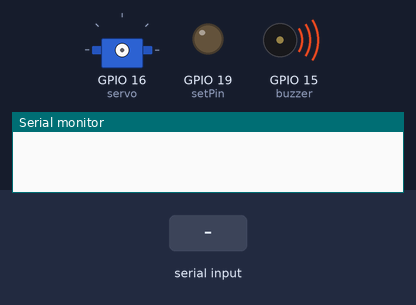
Bench run of a sketch on a simulated ESP32. Parts: servo, output pins drawn as LEDs (lit = HIGH), buzzer (waves = sounding, pin HIGH), the last lines printed to the serial monitor. The inputs (shaded band) are chosen by the test bench.

Above: at 0.1 s.
At 3.7 s:
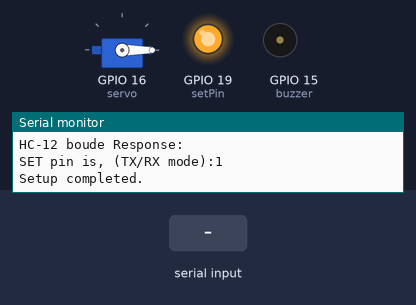
3.8 s: "1" received over the second serial link
At 4.06 s:
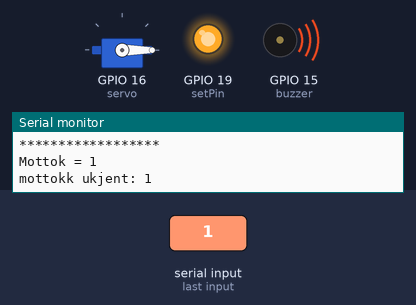
5.6 s: "R" received over the second serial link
7.2 s: "P" received over the second serial link
Timing chart, 0 to 10.2 s (numbered marks = the images above; inputs shaded):
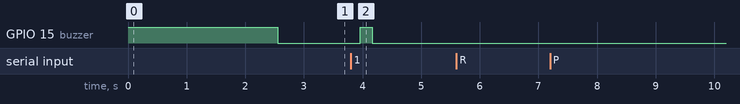

Measured:
- after the input at 3.8 s, GPIO 15 (buzzer): LOW → HIGH after 0.16 s, → LOW 0.20 s later

The sketch:

mottager.ino
```cpp
#include <SoftwareSerial.h>
#include <ESP32Servo.h>
#define setPin 19 //kontroller at denne er til set pin på HC12
#define buzzer 15
#define servo 16

Servo myServo;

SoftwareSerial HC12(18, 17); // TX, RX
const char targetnumber = '1'; //targets unik number.
const int HC12_Boude = 2400;
const int Serial_Boude = 9600;
byte incomingByte;
String readBuffer = "";

void setup() {
  //deactivating bt and wifi
  btStop();
  //WiFi.mode(WIFI_OFF);

  Serial.begin(Serial_Boude);

  pinMode(setPin, OUTPUT);
  pinMode(buzzer, OUTPUT);
  digitalWrite(buzzer, HIGH);
  delay(1000);

  // Print a startup message
  Serial.println("Starting setup...");

  HC12Setup();
  //Servo setup
  myServo.attach(servo);
  digitalWrite(buzzer, LOW);
  // Confirm setup completed
  myServo.write(0);

  Serial.println("Setup completed.");
  Serial.flush();
}

void loop() {
  // Read data from HC-12
  while (HC12.available()) {
    incomingByte = HC12.read();
    readBuffer += char(incomingByte);
    delay(5);
  }

  if (readBuffer != "") {
    digitalWrite(buzzer, HIGH);
    Serial.println("******************");
    Serial.print("Mottok = ");
    Serial.println(readBuffer);

    if (readBuffer[0] == targetnumber){
      if (readBuffer[1] == 'R'){
        myServo.write(100);
        digitalWrite(buzzer, HIGH);
        sendReplay(1);
        delay(500);
        myServo.write(0);
        digitalWrite(buzzer, LOW);
      }
      else if (readBuffer[1] == 'P'){
        sendReplay(1);
        Serial.println("mottokk P");
      }
      else {
        Serial.print("mottokk ukjent: ");
        Serial.println(readBuffer);
        sendReplay(0);
      }
    }
    digitalWrite(buzzer, LOW);
  }
  readBuffer = "";
  delay(200);
}
void sendReplay(bool x){
  if (x){
    String send = String(targetnumber) +"OK";
    Serial.print("sending respons: ");
    Serial.println(send);
    HC12.write(send.c_str());
    delay(200);
    HC12.write(send.c_str());
    delay(200);
  }
  else {
    String send = String(targetnumber) +"ERROR";
    HC12.write(send.c_str());
    delay(200);
  }
}

bool HC12Setup(){
  HC12.begin(HC12_Boude);
  digitalWrite(setPin, LOW);  // set pin to low for programming mode
  delay(1000); // to alow hc12 to switch to programing mode.
  Serial.print("SET pin is, (TX/RX mode):");
  Serial.println(digitalRead(setPin));
  // Send AT-kommando for å tilbakestille til fabrikkinnstillinger
  HC12.write("AT+DEFAULT");
  delay(100);

  // Read response from HC-12
  while (HC12.available()) {
    incomingByte = HC12.read();
    readBuffer += char(incomingByte);
  }

  // Print the response to Serial Monitor
  Serial.print("HC-12 Defalt Response: ");
  Serial.println(readBuffer);
  // Clear readBuffer for next use
  delay(250);
  //set TXpower tp -1
  readBuffer = "";
  HC12.write("AT+P1");
  delay(100);

  // Read response from HC-12
  while (HC12.available()) {
    incomingByte = HC12.read();
    readBuffer += char(incomingByte);
  }

  // Print the response to Serial Monitor
  Serial.print("HC-12 Power Response: ");
  Serial.println(readBuffer); //shoud be OK+P1
  // Clear readBuffer for next use
  readBuffer = "";

  //set boudrate to 2'400 for longer range
  readBuffer = "";
  HC12.write("AT+B2400");
  delay(100);

  // Read response from HC-12
  while (HC12.available()) {
    incomingByte = HC12.read();
    readBuffer += char(incomingByte);
  }

  // Print the response to Serial Monitor
  Serial.print("HC-12 boude Response: ");
  Serial.println(readBuffer); //shoud be OK+P1
  // Clear readBuffer for next use
  readBuffer = "";

/*
  //set FU1
  readBuffer = "";
  HC12.write("AT+FU1");
  delay(100);

  // Read response from HC-12
  while (HC12.available()) {
    incomingByte = HC12.read();
    readBuffer += char(incomingByte);
  }

  // Print the response to Serial Monitor
  Serial.print("HC-12 FU Response: ");
  Serial.println(readBuffer); //shoud be OK+P1
  // Clear readBuffer for next use
  readBuffer = "";
*/
  // Sett HC-12 i normal modus
  digitalWrite(setPin, HIGH);
  Serial.print("SET pin is, (TX/RX mode):");
  Serial.println(digitalRead(setPin));
  return digitalRead(setPin); // soud bo 1 or 0.
}
```
